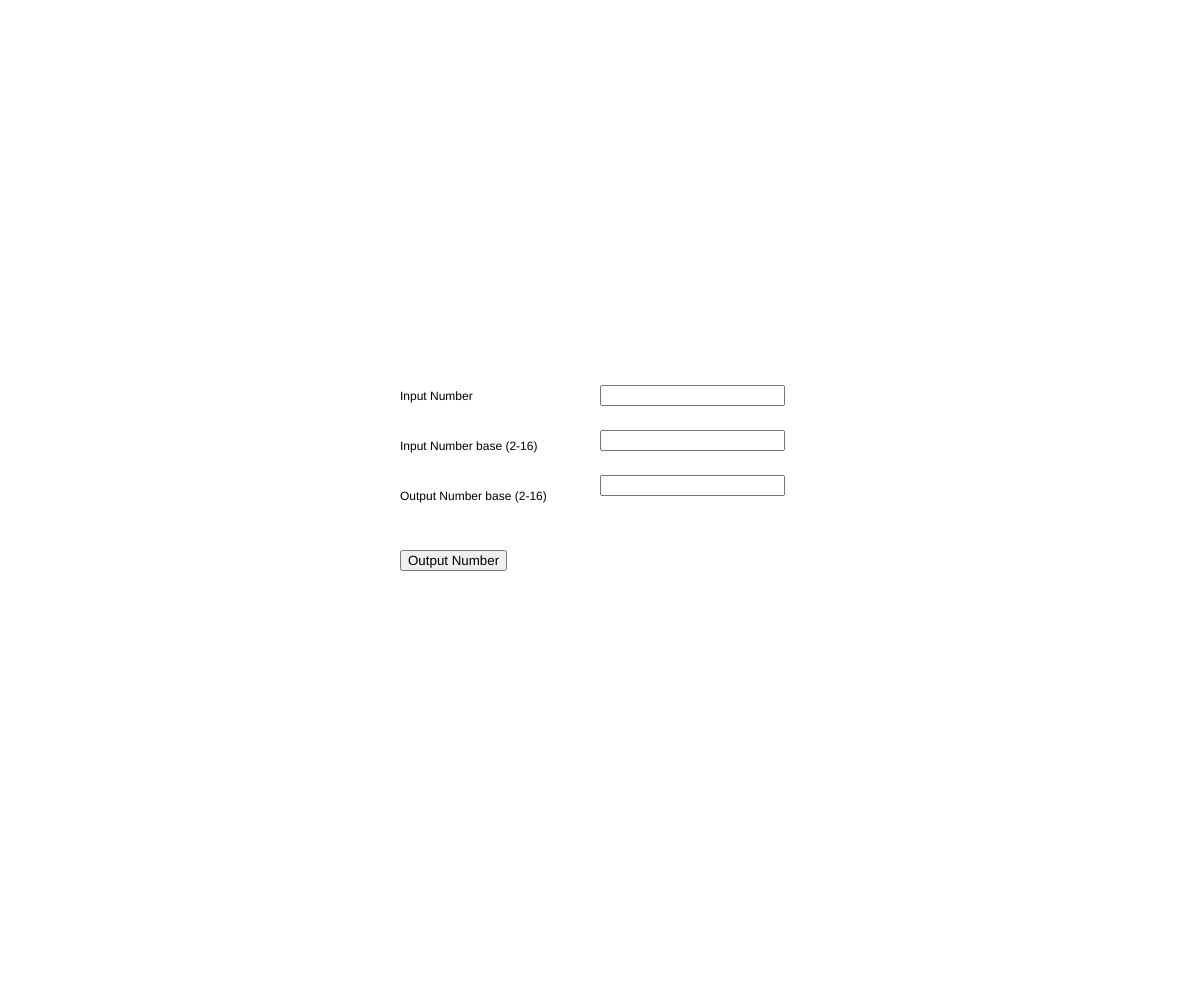
Frame 1 (no input)
Frame 2 (the mouse pressed at the canvas centre, redrawn once): identical to frame 1, image omitted

The p5.js sketch that drew this single still picture (run headless with seeded random() and noise() and a simulated clock; the mouse was pressed at the canvas centre and the sketch redrawn once):

// p5.js sketch
// ── sketch.js
var input;
var output;
var inputBase;
var outputBase;
var correctInput = true;
var correctInputBase = true;
var correctOutputBase = true;

var correct = true;

function setup() {
  // put setup code here
  createCanvas(windowWidth,windowHeight);
  input = createInput();
  input.position(windowWidth/2,windowHeight/2-115 );
  text("Input Number",windowWidth/2-200,windowHeight/2-100);


  text("Input Number base ",windowWidth/2-200,windowHeight/2-50);
  inputBase = createInput();
  inputBase.position(windowWidth/2,windowHeight/2-70);

  text("Output Number base ",windowWidth/2-200,windowHeight/2);
  outputBase = createInput();
  outputBase.position(windowWidth/2,windowHeight/2-25);

  noLoop();

  button = createButton('Output Number');
  button.position(windowWidth/2-200,windowHeight/2+50);
  button.mousePressed(calculate);


}

function calculate()
{
  correctInput = true;
  correctInputBase = true;
  correctOutputBase = true;
  correct = true;

  output = "";

  
  var inputBaseIn = inputBase.value();
  if(inputBaseIn<=1 || inputBaseIn > 16)
  {
    correctInputBase = false;
    correct = false;
  }
  else
  {
    correctInputBase = true ;
  }

  var outputBaseIn = outputBase.value();
  if(outputBaseIn<=1 || outputBaseIn>16)
  {
    correctOutputBase = false;
    correct = false;
  }
  else
  {
    correctOutputBase = true ;
  }

  var inputIn = input.value();
  for (var i = inputIn.length - 1; i >= 0; i--) {
    if(parseInt(inputIn[i],36) >=inputBaseIn)
    {

      correctInput = false;
      correct = false;
      break;
    }


  }
  if(correct)
  {
    output = parseInt(inputIn,inputBaseIn);
    output = output.toString(outputBaseIn);
  }
  else
  {
    output = "";
  }

  

  




  redraw();
  

}

function draw()
{
  createCanvas(windowWidth,windowHeight);
  background(255);
  text(output,windowWidth/2,windowHeight/2+65);

  text("Input Number",windowWidth/2-200,windowHeight/2-100);
  if(!correctInput)
  {
    push();
    fill("red");
    ellipse(windowWidth/2+200,windowHeight/2-110,10,10);
    text("Not possible in current base",windowWidth/2+220,windowHeight/2-105);
    pop();
  }


  text("Input Number base (2-16)",windowWidth/2-200,windowHeight/2-50);
  if(!correctInputBase)
  {
    push();
    fill("red");
    ellipse(windowWidth/2+200,windowHeight/2-60,10,10);
    pop();
  }
 

  text("Output Number base (2-16)",windowWidth/2-200,windowHeight/2);
  if(!correctOutputBase)
  {
    push();
    fill("red");
    ellipse(windowWidth/2+200,windowHeight/2-10,10,10);
    pop();
  }
}
